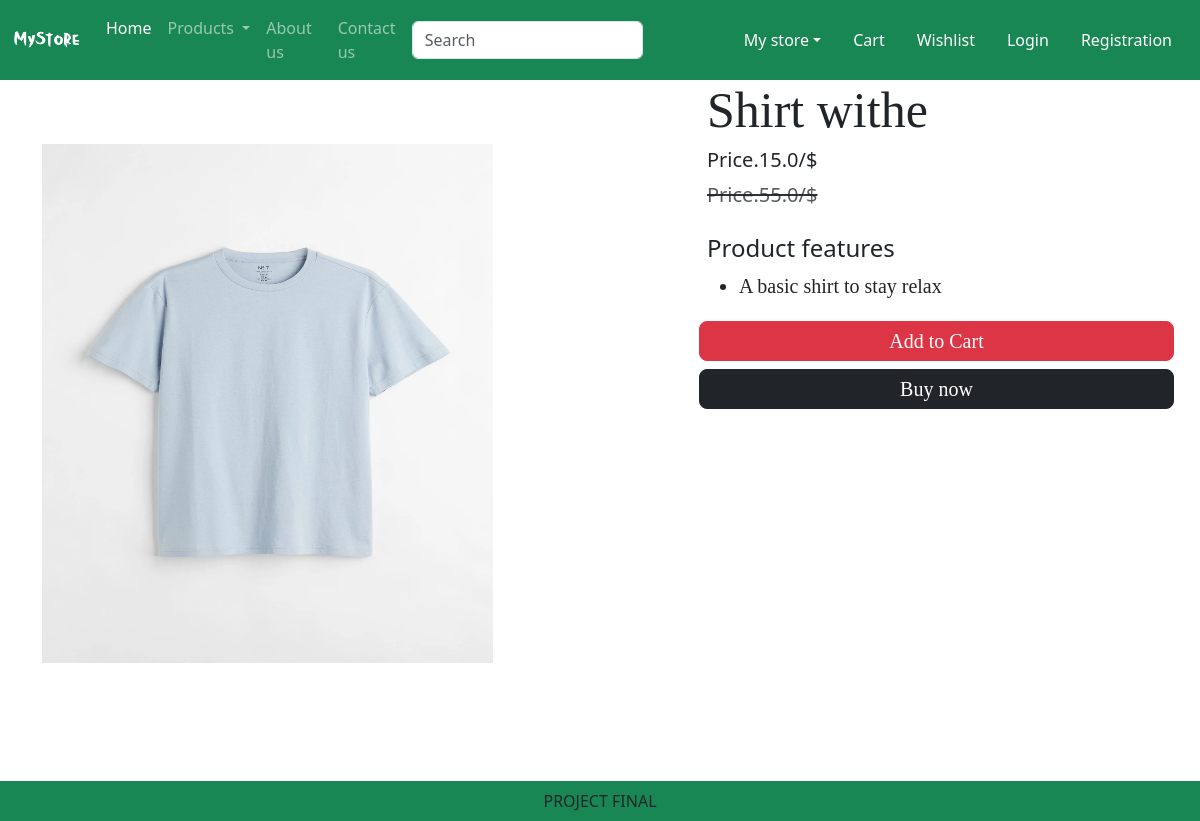
Screenshot of /product-detail/2 with the database file from the repository.
### app/models.py (models this page shows, shortened)
class Product(models.Model):
    title = models.CharField(max_length=100)
    selling_price = models.FloatField()
    discounted_price = models.FloatField()
    description = models.TextField()
    composition = models.TextField(default='')
    podapp = models.TextField(default='')
    category = models.CharField(choices=CATEGORY_CHOICES, max_length=2)
    product_image = models.ImageField(upload_to='product', blank=True, null=True)

### app/views.py (the view)
# urls.py: path("product-detail/<int:pk>", views.ProductDetail.as_view(),name="product-detail" ),
class ProductDetail(View):
    def get(self,request,pk):
        product = Product.objects.get(pk=pk)
        return render(request,"app/productdetail.html",locals())

### app/templates/app/productdetail.html (shortened to what this page needs)
{% extends 'app/base.html' %}
{% load static %}
{% block main-content %}
    <div class="container">
        <div class ="row flex justify-content-between">
            <div class="img2 col-lg-5 mt-5">
                <img src="{{product.product_image.url}}" class="image col-xs-6 col-sm-12 col-lg-12 mt-3 text-sm-center w-100 h-75" alt="">
            </div>
            <div class="productdetail col-lg-5">
                <h1 style="font-family:Georgia;font-size:50px;">{{product.title}}</h1>
                <h5>Price.{{product.discounted_price}}/$</h5>
                <small class ="text-decoration-line-through text-muted fs-5"><del>Price.{{product.selling_price}}/$</small></del>
                <br><br><h4>Product features</h4>
                <ul class ="fs-5" style="font-family: Rajdhani;">
                    <li>{{product.description}}</li>
                </ul>
                <div class="buttons row flex" style="font-family: Rajdhani;">
                    <button type="submit" class="d-grid gap-2 btn1 btn btn-danger p-1 m-1 btn-lg text-decoration-none text-white">Add to Cart</button>
                    <div class ="btn btn-dark p-1 m-1 btn-lg"><a href="#" class="text-decoration-none text-white">Buy now</a></div>
                </div>
            </div>
        </div>
    </div>
{% endblock main-content %}

### rows the page displays
Product: product_image (picture), title "Shirt withe", discounted_price "15.0", selling_price "55.0", description "A basic shirt to stay relax"
